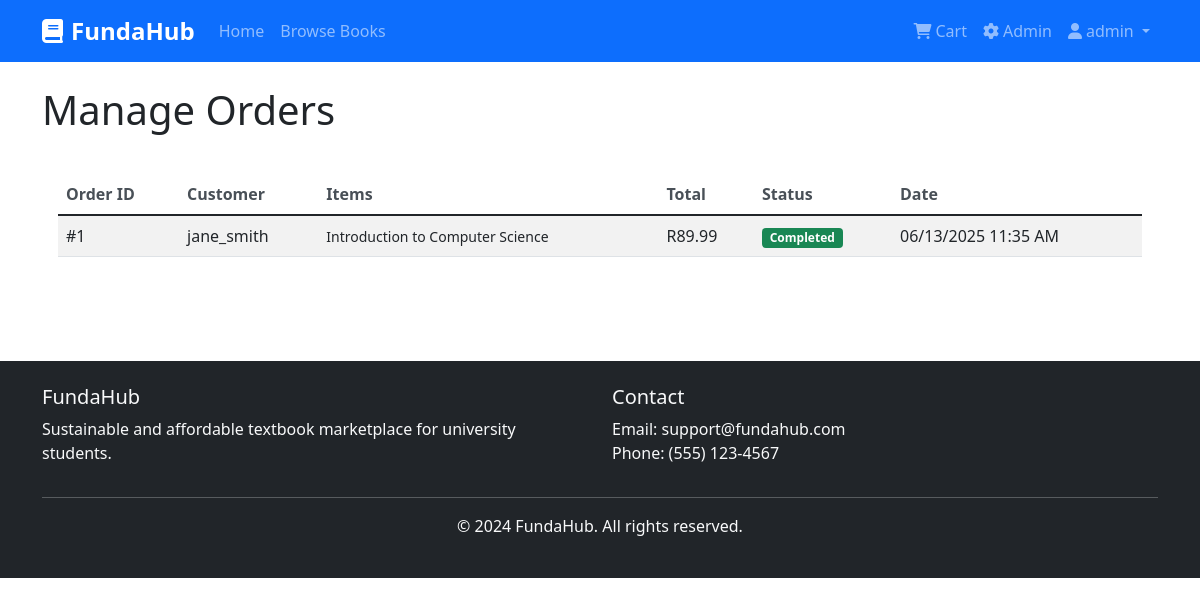
Page /admin/orders (signed in) on the committed database.
### models.py (models this page shows, shortened)
class Order(db.Model):
    id = db.Column(db.Integer, primary_key=True)
    user_id = db.Column(db.Integer, db.ForeignKey('user.id'), nullable=False)
    total_amount = db.Column(db.Float, nullable=False)
    status = db.Column(db.String(50), default='Pending')
    created_at = db.Column(db.DateTime, default=datetime.utcnow)
    items = db.relationship('OrderItem', backref='order', lazy=True)

class User(db.Model):
    id = db.Column(db.Integer, primary_key=True)
    username = db.Column(db.String(80), unique=True, nullable=False)
    email = db.Column(db.String(120), unique=True, nullable=False)
    password_hash = db.Column(db.String(120), nullable=False)
    is_admin = db.Column(db.Boolean, default=False)
    created_at = db.Column(db.DateTime, default=datetime.utcnow)
    books = db.relationship('Book', backref='seller', lazy=True)
    orders = db.relationship('Order', backref='user', lazy=True)

class OrderItem(db.Model):
    id = db.Column(db.Integer, primary_key=True)
    order_id = db.Column(db.Integer, db.ForeignKey('order.id'), nullable=False)
    book_id = db.Column(db.Integer, db.ForeignKey('book.id'), nullable=False)
    quantity = db.Column(db.Integer, default=1)
    price = db.Column(db.Float, nullable=False)  # Price at time of purchase
    book = db.relationship('Book', backref='order_items')

class Book(db.Model):
    id = db.Column(db.Integer, primary_key=True)
    title = db.Column(db.String(200), nullable=False)
    author = db.Column(db.String(100), nullable=False)
    condition = db.Column(db.String(50), nullable=False)  # New, Like New, Used
    price = db.Column(db.Float, nullable=False)
    category = db.Column(db.String(100), nullable=False)  # Faculty/Subject
    description = db.Column(db.Text)
    image_url = db.Column(db.String(500))
    seller_id = db.Column(db.Integer, db.ForeignKey('user.id'), nullable=False)
    is_available = db.Column(db.Boolean, default=True)
    created_at = db.Column(db.DateTime, default=datetime.utcnow)

### admin/routes.py (the view)
    def decorated_function(*args, **kwargs):
        if 'user_id' not in session or not session.get('is_admin'):
            flash('Admin access required', 'error')
            return redirect(url_for('auth.login'))
        return f(*args, **kwargs)

### admin/routes.py (called while the page is built)
def admin_required(f):
    def decorated_function(*args, **kwargs):
        if 'user_id' not in session or not session.get('is_admin'):
            flash('Admin access required', 'error')
            return redirect(url_for('auth.login'))
        return f(*args, **kwargs)
    decorated_function.__name__ = f.__name__
    return decorated_function

@admin_bp.route('/orders')
@admin_required
def orders():
    orders = Order.query.order_by(Order.created_at.desc()).all()
    return render_template('admin/orders.html', orders=orders)

### templates/admin/orders.html (shortened to what this page needs)
{% extends "base.html" %} {% block title %}Manage Orders - Admin{% endblock %}
{% block content %}
<div class="container py-4">
  <h1 class="mb-4">Manage Orders</h1>
  <div class="card">
    <div class="card-body">
      <div class="table-responsive">
        <table class="table table-striped">
          <thead>
            <tr>
              <th>Order ID</th>
              <th>Customer</th>
              <th>Items</th>
              <th>Total</th>
              <th>Status</th>
              <th>Date</th>
            </tr>
          </thead>
          <tbody>
            {% for order in orders %}
            <tr>
              <td>#{{ order.id }}</td>
              <td>{{ order.user.username }}</td>
              <td>
                {% for item in order.items %}
                <small
                  >{{ item.book.title }}</small
                >
                {% endfor %}
              </td>
              <td>R{{ "%.2f"|format(order.total_amount) }}</td>
              <td>
                <span
                  class="badge bg-{{ 'success' if order.status == 'Completed' else 'warning' }}"
                >
                  {{ order.status }}
                </span>
              </td>
              <td>{{ order.created_at.strftime('%m/%d/%Y %I:%M %p') }}</td>
            </tr>
            {% endfor %}
          </tbody>
        </table>
      </div>
    </div>
  </div>
</div>
{% endblock %}

### static/css/style.css (style rules this page uses)
.card { border: none; border-radius: 10px; }
.badge { font-size: 0.75em; }
.table th { border-top: none; font-weight: 600; color: #495057; }

### rows in the picture
Order: id "1", user.username "jane_smith", total_amount "89.99", status "Completed", created_at "06/13/2025 11:35 AM"
OrderItem: book "Introduction to Computer Science"

### other values in the picture
{{ session.username }} "admin"
